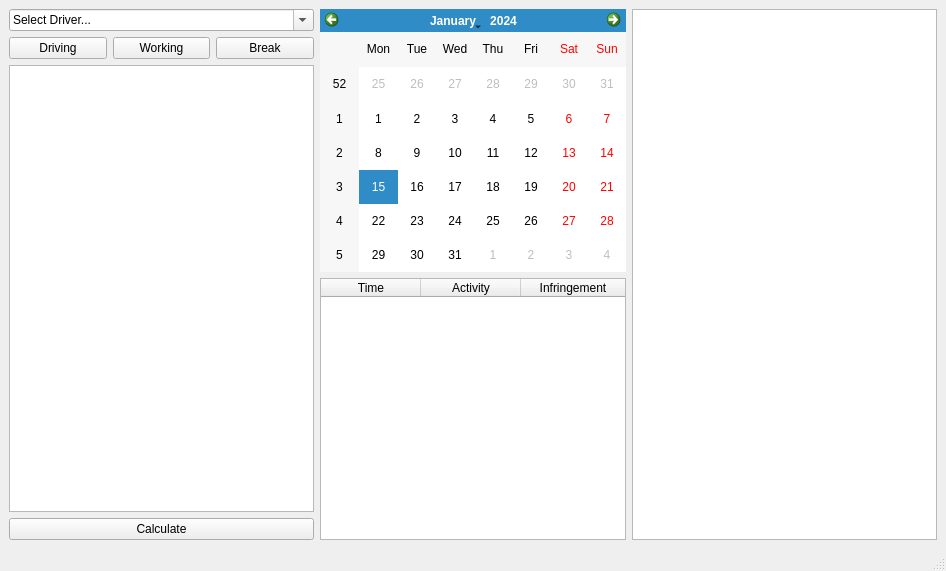
<?xml version="1.0" encoding="UTF-8"?>
<ui version="4.0">
 <class>MainWindow</class>
 <widget class="QMainWindow" name="MainWindow">
  <property name="geometry">
   <rect>
    <x>0</x>
    <y>0</y>
    <width>946</width>
    <height>571</height>
   </rect>
  </property>
  <property name="windowTitle">
   <string>MainWindow</string>
  </property>
  <widget class="QWidget" name="centralwidget">
   <layout class="QGridLayout" name="gridLayout">
    <item row="0" column="0">
     <layout class="QVBoxLayout" name="verticalLayout_2">
      <item>
       <layout class="QVBoxLayout" name="verticalLayout">
        <item>
         <widget class="QComboBox" name="selectDriver">
          <property name="editable">
           <bool>true</bool>
          </property>
          <property name="currentText" stdset="0">
           <string>Select Driver...</string>
          </property>
          <item>
           <property name="text">
            <string>Select Driver...</string>
           </property>
          </item>
         </widget>
        </item>
        <item>
         <layout class="QHBoxLayout" name="horizontalLayout">
          <item>
           <widget class="QPushButton" name="buttonDriving">
            <property name="text">
             <string>Driving</string>
            </property>
           </widget>
          </item>
          <item>
           <widget class="QPushButton" name="buttonWorking">
            <property name="text">
             <string>Working</string>
            </property>
           </widget>
          </item>
          <item>
           <widget class="QPushButton" name="buttonBreak">
            <property name="text">
             <string>Break</string>
            </property>
           </widget>
          </item>
         </layout>
        </item>
       </layout>
      </item>
      <item>
       <widget class="QTextEdit" name="textInput"/>
      </item>
      <item>
       <widget class="QPushButton" name="buttonCalc">
        <property name="text">
         <string>Calculate</string>
        </property>
       </widget>
      </item>
     </layout>
    </item>
    <item row="0" column="1">
     <layout class="QVBoxLayout" name="verticalLayout_3">
      <item>
       <widget class="QCalendarWidget" name="calendar"/>
      </item>
      <item>
       <widget class="QTableWidget" name="dayView">
        <attribute name="horizontalHeaderStretchLastSection">
         <bool>true</bool>
        </attribute>
        <attribute name="verticalHeaderShowSortIndicator" stdset="0">
         <bool>true</bool>
        </attribute>
        <column>
         <property name="text">
          <string>Time</string>
         </property>
        </column>
        <column>
         <property name="text">
          <string>Activity</string>
         </property>
        </column>
        <column>
         <property name="text">
          <string>Infringement</string>
         </property>
        </column>
       </widget>
      </item>
     </layout>
    </item>
    <item row="0" column="2">
     <widget class="QListWidget" name="synopsis"/>
    </item>
   </layout>
   <zorder></zorder>
   <zorder>textInput</zorder>
   <zorder>buttonCalc</zorder>
  </widget>
  <widget class="QMenuBar" name="menubar">
   <property name="geometry">
    <rect>
     <x>0</x>
     <y>0</y>
     <width>946</width>
     <height>29</height>
    </rect>
   </property>
  </widget>
  <widget class="QStatusBar" name="statusbar"/>
 </widget>
 <resources/>
 <connections/>
</ui>
